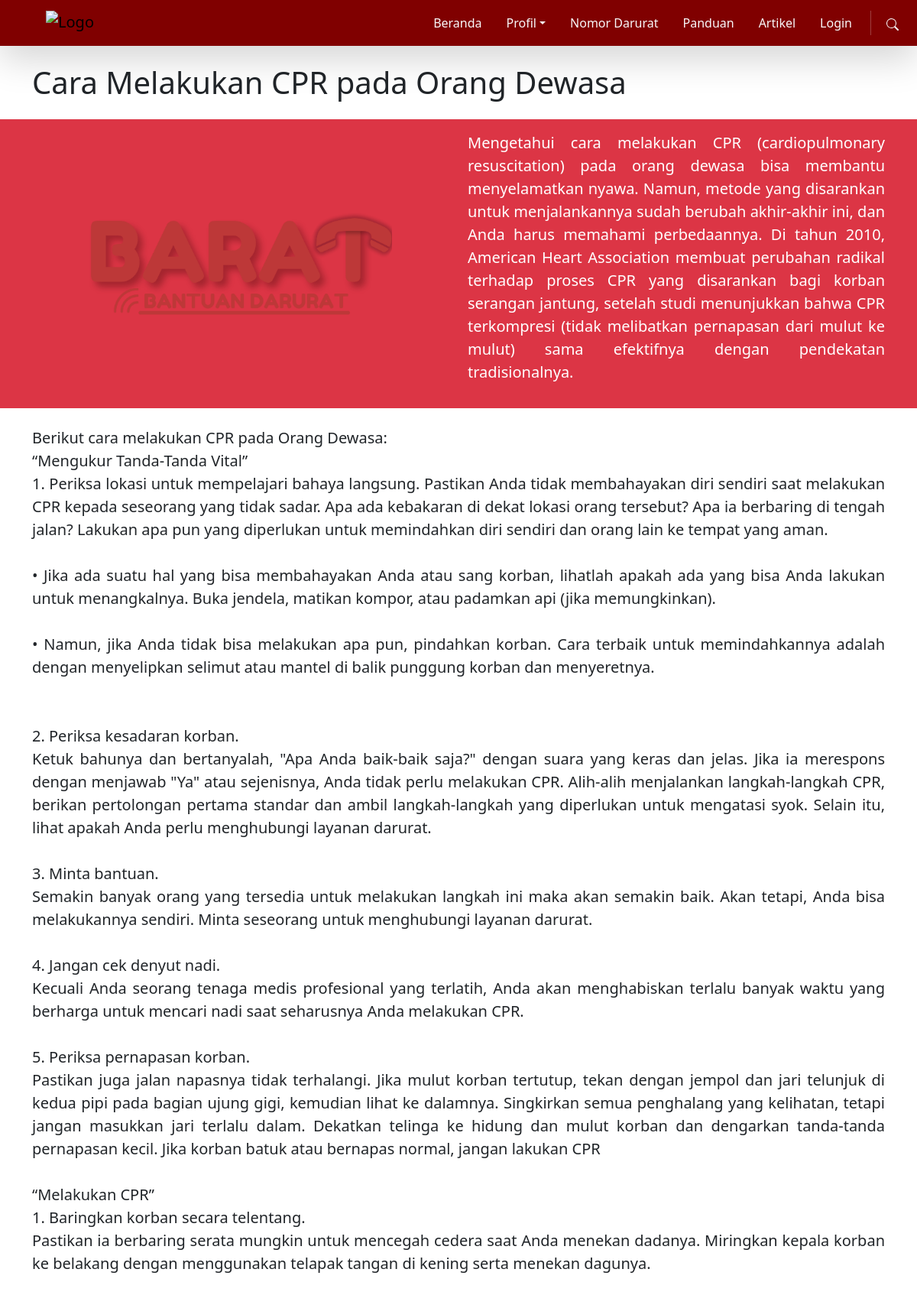
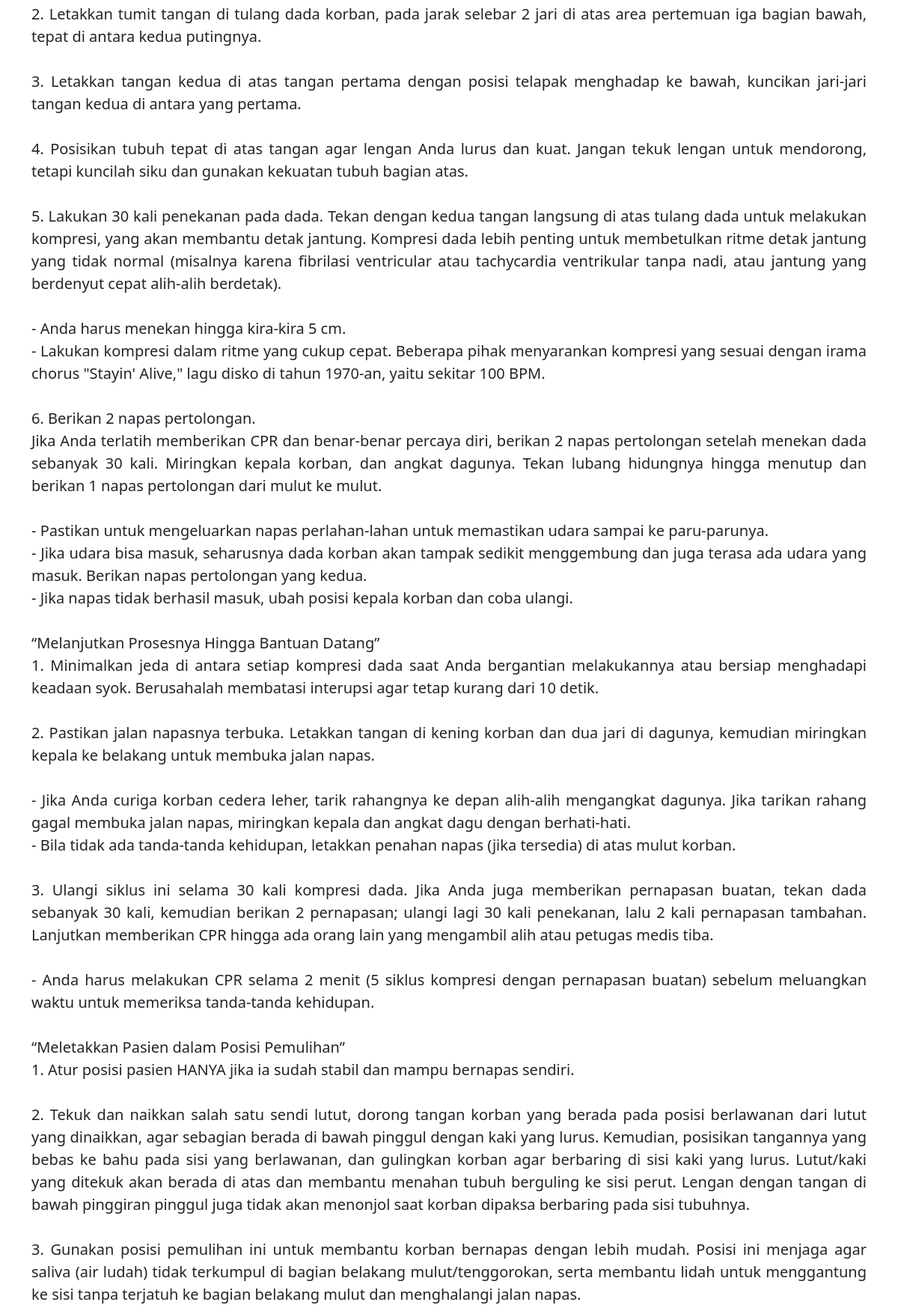
Screenshot of /admin-page/page/guide/guide.php?id=19 (upper part) with the database file from the repository (2 pictures, top to bottom).
### tables this page shows
CREATE TABLE `guide` (
  `id` int(11) NOT NULL,
  `title` varchar(255) NOT NULL,
  `content` text NOT NULL,
  `content2` text NOT NULL,
  `image` varchar(255) NOT NULL,
  `date` datetime NOT NULL DEFAULT current_timestamp(),
  `source` text NOT NULL,
  `label` varchar(255) NOT NULL,
  `views` int(255) NOT NULL
);

### admin-page/page/guide/guide.php (the view, shortened to what this page needs)
<?php
include '../../connection.php';
if (isset($_GET['id']) && is_numeric($_GET['id'])) {
    $postId = intval($_GET['id']);
    $updateViews = "UPDATE guide SET views = views + 1 WHERE id = $postId";
    mysqli_query($connect, $updateViews);
} else {
    echo "ID tidak valid.";
    exit;
}
$id = intval($_GET['id']);
$query = "SELECT * FROM guide WHERE id = $id";
$result = mysqli_query($connect, $query);
$data = mysqli_fetch_assoc($result);
?>
<!DOCTYPE html>
<html lang="en">
<head>
    <link href="https://cdn.jsdelivr.net/npm/bootstrap@5.3.6/dist/css/bootstrap.min.css" rel="stylesheet"
 />
</head>
<body>
    <section class="navbar">
        <nav
            class="navbar navbar-expand-lg navbar-light shadow-lg fixed-top" style="background-color: maroon;">
            <div class="container-fluid">
                <a class="navbar-brand" href="../../../index.php">
                    <img
                        src="../../../img/4rev.png"
                        alt="Logo"
                        width="100"
                        height="33"
                        class="d-inline-block align-text-top ms-5" />
                </a>
                <div class="collapse navbar-collapse" id="navbarNavAltMarkup">
                    <ul class="navbar-nav ms-auto">
                        <li class="nav-item mx-1">
                            <a class="nav-link nav-btn text-light" href="../../../index.php">Beranda</a>
                        </li>
                        <div class="dropdown">
                            <li class="nav-item mx-1">
                                <a class="nav-link nav-btn btn dropdown-toggle text-light" href="#" role="button" data-bs-toggle="dropdown" aria-expanded="false">Profil</a>
                            </li>
                        </div>
                        <li class="nav-item mx-1">
                            <a class="nav-link nav-btn text-light" href="../../../page/emergencyNumber.php">Nomor Darurat</a>
                        </li>
                        <li class="nav-item mx-1">
                            <a class="nav-link nav-btn text-light" href="../../../page/guidePostList.php">Panduan</a>
                        </li>
                        <li class="nav-item mx-1">
                            <a class="nav-link nav-btn text-light" href="../../../index.php#posts">Artikel</a>
                        </li>
                        <li class="nav-item mx-1">
                            <a class="nav-link nav-btn text-light" href="../../login.php">Login</a>
                        </li>
                        <li class="nav-item py-2 py-lg-1 col-12 col-lg-auto">
                        </li>
                        <li class="nav-item mx-1">
                            <a class="nav-link text-light" data-bs-toggle="modal" href="#searchModal" role="button" aria-expanded="false" aria-controls="collapseExample"><svg
                                    xmlns="http://www.w3.org/2000/svg"
                                    width="16"
                                    height="16"
                                    fill="currentColor"
                                    class="bi bi-search"
                                    viewBox="0 0 16 16">
                                    <path
                                        d="M11.742 10.344a6.5 6.5 0 1 0-1.397 1.398h-.001q.044.06.098.115l3.85 3.85a1 1 0 0 0 1.415-1.414l-3.85-3.85a1 1 0 0 0-.115-.1zM12 6.5a5.5 5.5 0 1 1-11 0 5.5 5.5 0 0 1 11 0"></path>
                                </svg>
                            </a>
                        </li>
                    </ul>
                </div>
            </div>
        </nav>
    </section>
    <section class="mt-3">
        <div class="container pt-1 mb-4">
            <h1 class="text-start mt-5"><?= htmlspecialchars($data['title']) ?></h1>
        </div>
    </section>
    <section class="bg-danger text-white mb-4">
        <div class=" container pt-3 pb-3">
            <div class="row">
                <div class="col-md-6 d-flex justify-content-center align-items-center">
                    <img src="../../../Img-panduan/<?= htmlspecialchars($data['image']) ?>" class="content-image img-fluid rounded-3 mb-3" style="height: 280px; width: min-content;" />
                </div>
                <div class="col-md-6">
                    <p class="lead text-break-word text-justify" style="text-align: justify;">
                        <?= nl2br(htmlspecialchars($data['content'])) ?>
                    </p>
                </div>
            </div>
        </div>
    </section>
    <section>
        <div class="container">
            <div class="row">
                <div class="col-md-12">
                    <p class="lead text-break-word text-justify" style="text-align: justify;">
                        <?= nl2br(htmlspecialchars($data['content2'])) ?>
                    </p>
                </div>
            </div>
        </div>
    </section>
</body>
</html>

### admin-page/page/guide/guide.php (style rules this page uses)
.content-image { width: 100%; max-height: 400px; object-fit: cover; border-radius: 0.5rem; }
.nav-btn { transition: background 0.2s, color 0.2s; border-radius: 0.375rem; padding: 0.5rem 1rem; margin: 0 0.25rem; display: inline-block; }

### rows the page displays
guide: title "Cara Melakukan CPR pada Orang Dewasa", image (picture), content "Mengetahui cara melakukan CPR (cardiopulmonary resuscitation) pada orang dewasa bisa membantu menyelamatkan nyawa. Namun, metode yang disarankan untuk menjalankannya sudah berubah akhir-akhir ini, dan Anda harus memahami perbedaannya. Di tahun 2010, American Heart Association membuat perubahan radikal terhadap proses CPR yang disarankan bagi korban serangan jantung, setelah studi menunjukkan bahwa CPR terkompresi (tidak melibatkan pernapasan dari mulut ke mulut) sama efektifnya dengan pendekatan tradisionalnya.", content2 "Berikut cara melakukan CPR pada Orang Dewasa: “Mengukur Tanda-Tanda Vital” 1. Periksa lokasi untuk mempelajari bahaya langsung. Pastikan Anda tidak membahayakan diri sendiri saat melakukan CPR kepada seseorang yang tidak sadar. Apa ada kebakaran di dekat lokasi orang tersebut? Apa ia berbaring di tengah jalan? Lakukan apa pun yang diperlukan untuk memindahkan diri sendiri dan orang lain ke tempat yang aman. • Jika ada suatu hal yang bisa membahayakan Anda atau sang korban, lihatlah apakah ada yang bisa Anda lakukan untuk menangkalnya. Buka jendela, matikan kompor, atau padamkan api (jika memungkinkan). • Namun, jika Anda tidak bisa melakukan apa pun, pindahkan korban. Cara terbaik untuk…"
